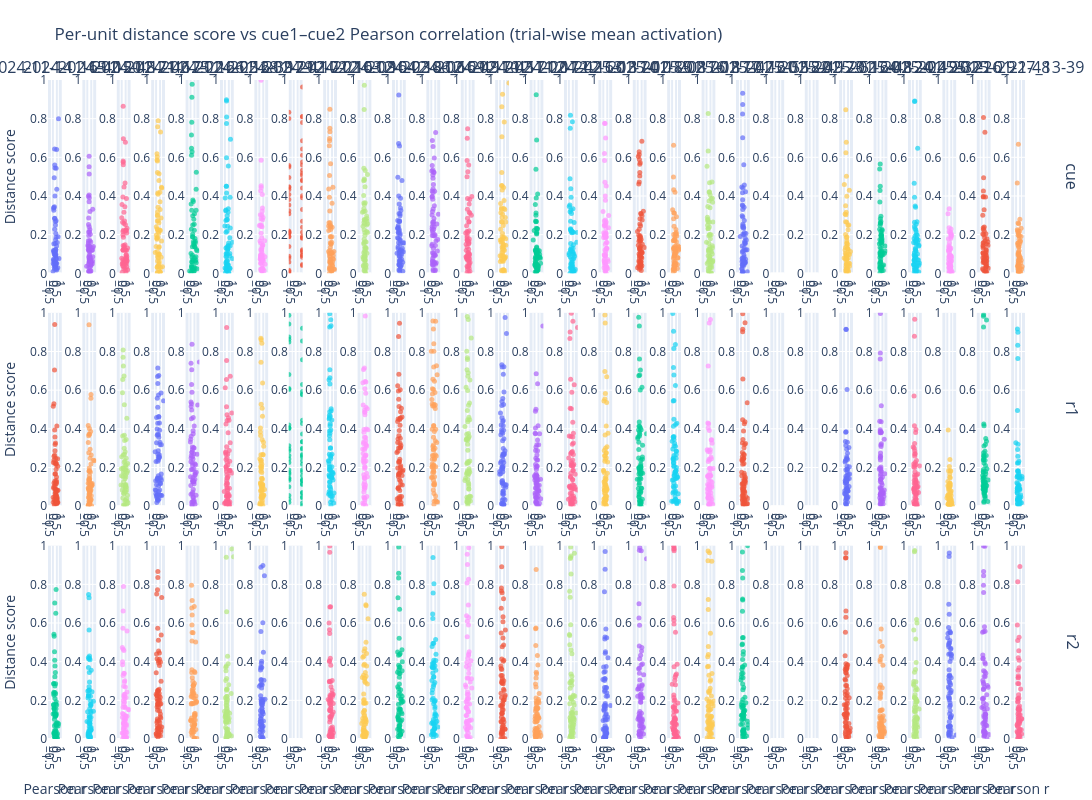

Notebook code for this chart:
### Code cell
df = distance_metrics_per_unit.reset_index()

# Ensure consistent row ordering
window_order = ["cue", "r1", "r2"]
df = df[df["window"].isin(window_order)].copy()
df["window"] = pd.Categorical(df["window"], categories=window_order, ordered=True)

# Pick up to 10 sessions
session_ids = (
    df["session_id"]
    .drop_duplicates()
    .tolist()
)[:30]

n_rows = 3
n_cols = 30

fig = make_subplots(
    rows=n_rows,
    cols=n_cols,
    row_titles=window_order,
    column_titles=[str(s) for s in session_ids] + [""] * (n_cols - len(session_ids)),
    horizontal_spacing=0.02,
    vertical_spacing=0.06,
)

x_range = [-1.0, 1.0]   
y_range = [0.0, 1.0] 

for c, session_id in enumerate(session_ids, start=1):
    d_sess = df[df["session_id"] == session_id]

    for r, w in enumerate(window_order, start=1):
        d = d_sess[d_sess["window"] == w]

        # Filter invalid points
        d = d[np.isfinite(d["pearson_r"]) & np.isfinite(d["distance_score"])]

        fig.add_trace(
            go.Scatter(
                x=d["pearson_r"],
                y=d["distance_score"],
                mode="markers",
                marker=dict(size=5, opacity=0.7),
                hovertemplate=(
                    "session=%{customdata[0]}<br>"
                    "window=%{customdata[1]}<br>"
                    "unit=%{customdata[2]}<br>"
                    "r=%{x:.3f}<br>"
                    "dist=%{y:.3f}<extra></extra>"
                ),
                customdata=np.stack(
                    [d["session_id"].astype(str), d["window"].astype(str), d["unit"].astype(str)],
                    axis=1
                ),
                showlegend=False,
            ),
            row=r,
            col=c,
        )

        # Per-subplot axes formatting
        fig.update_xaxes(range=x_range, row=r, col=c, zeroline=True)
        fig.update_yaxes(range=y_range, row=r, col=c, zeroline=True)

# Axis labels: only on outer plots to reduce clutter
for c in range(1, len(session_ids) + 1):
    fig.update_xaxes(title_text="Pearson r", row=3, col=c)
for r in range(1, 4):
    fig.update_yaxes(title_text="Distance score", row=r, col=1)

fig.update_layout(
    height=800,
    width=14400,
    margin=dict(l=5, r=5, t=80, b=40),
    title_text="Per-unit distance score vs cue1–cue2 Pearson correlation (trial-wise mean activation)",
)

fig.show()
